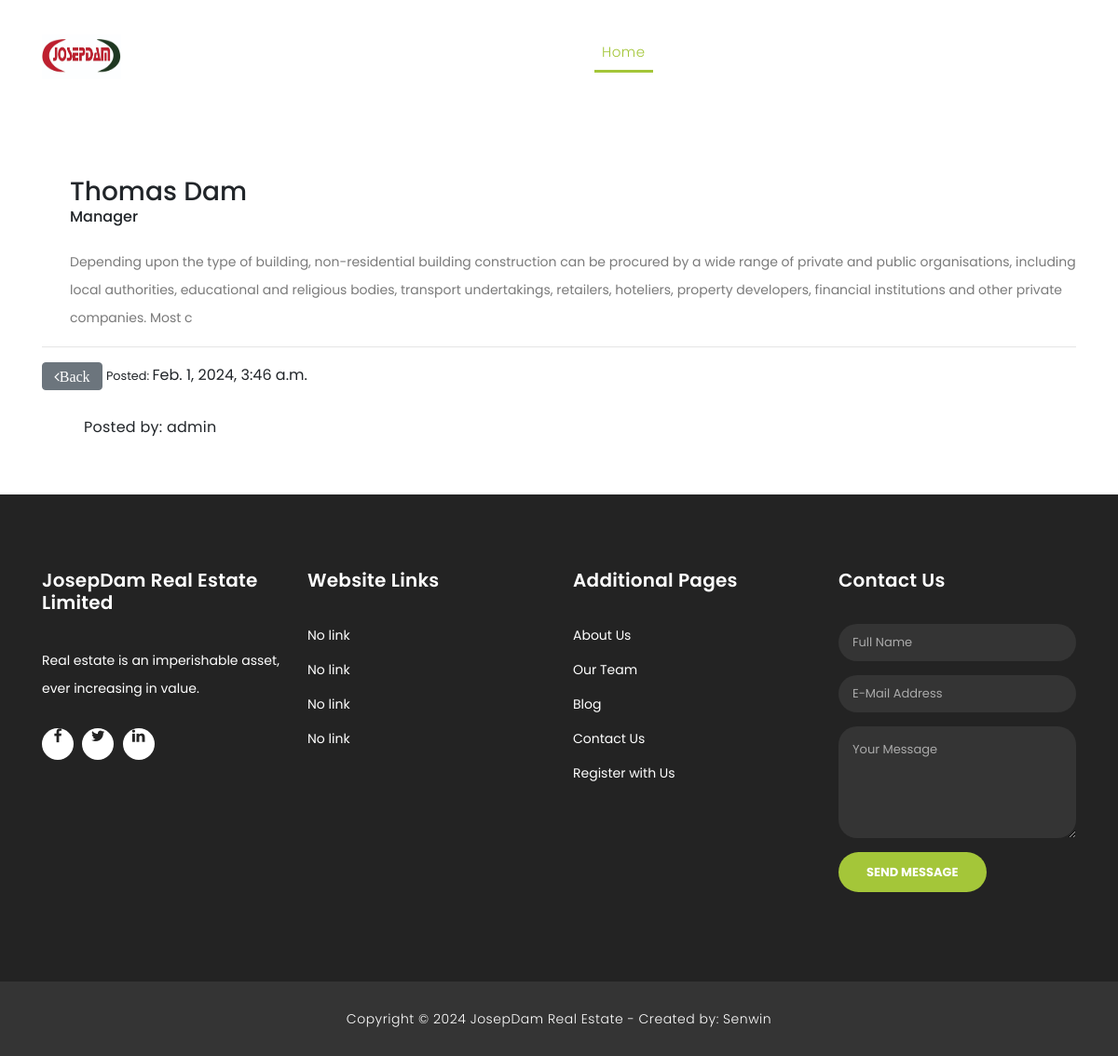
The app's page /article_board_of_director/1/, older data.
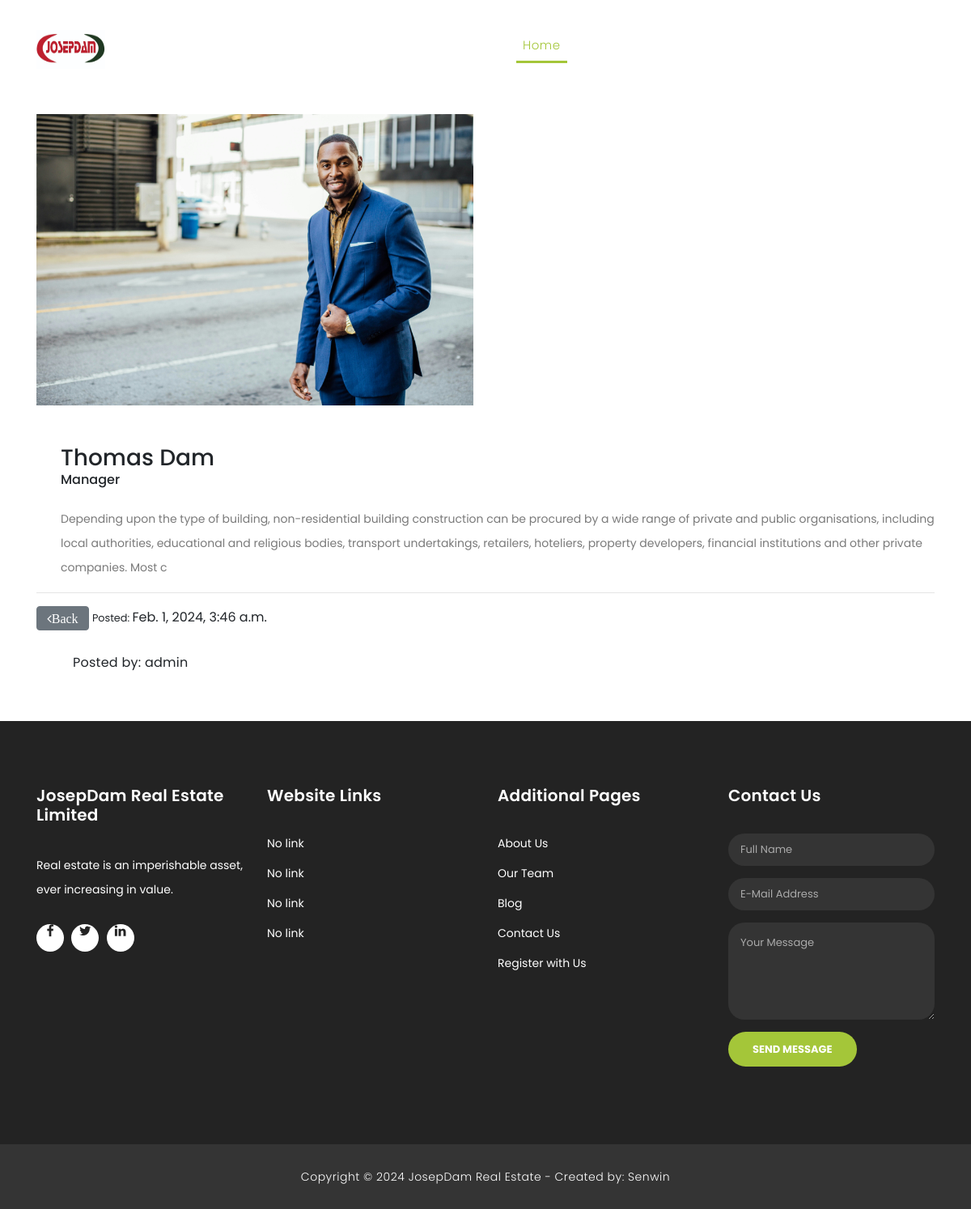
The same page, newer data.
### josepdam/models.py (models this page shows, shortened)
class Board_Of_DirectorPost (models.Model):
    board_of_director_name = models.CharField (max_length = 200)
    board_of_director_position = models.CharField (max_length = 200)
    board_of_director_description = models.TextField()
    board_of_director_img = models.ImageField(upload_to='images_dir')
    slug = models.SlugField (max_length=25)
    publish_date = models.DateTimeField (auto_now_add= True)
    author = models.ForeignKey(User, on_delete=models.CASCADE)
    class Meta:
        ordering =['-publish_date']

### josepdam/views.py (the view, shortened to what this page needs)
# urls.py: path('article_board_of_director/<int:pk>/', ArticleBoardOfDirectorDetailView.as_view(), name="detail-director"),
class ArticleBoardOfDirectorDetailView(DetailView):
    model = Board_Of_DirectorPost
    template_name = 'josep/article_board_of_director.html'

### templates/josep/article_board_of_director.html (shortened to what this page needs)
{% extends "base.html" %}
{% load static %}
{% block content%}
    <div class="page-headinggg header-text">
        <div class="container">
          <div class="row">
            <div class="col-md-12">
              <h1> <small><del></small> <sup>$</sup>{{ object.price }}</h1>
            </div>
          </div>
        </div>
      </div>
    <div class="services">
      <div class="container">
        <div class="row">
          <div class="col-md-6">
            <div>
              {% if object.board_of_director_img %}
              <img src="{{ object.board_of_director_img.url }}" alt="" class="img-fluid wc-image">
              {% endif %}
            </div> <br>
          </div>
        </div> <br>
        <div class="tabs-content" style="display: block;">
          <h3>{{ object.board_of_director_name }}</h3>
          <h6>{{ object.board_of_director_position }}</h6><br>
          <p>{{ object.board_of_director_description|truncatechars:9000 }}</p>
        </div> <hr>
        <span>
           <a href="{% url 'team' %}" class="btn btn-secondary"><i class="fa fa-angle-left">Back</i></a>
            <small>Posted: </small> {{ object.publish_date }}
        </span>
          <div class="col-lg-3">
            <div class="tabs-content">
              <h4><small>Posted by: {{object.author}}</small></h4>
            </div>
          </div>
        </div>
        <br>
        <br>
      </div>
{% endblock %}

Row changes from the older to the newer data that the page shows:
changed Board_Of_DirectorPost "Thomas Dam": board_of_director_img: picture added
